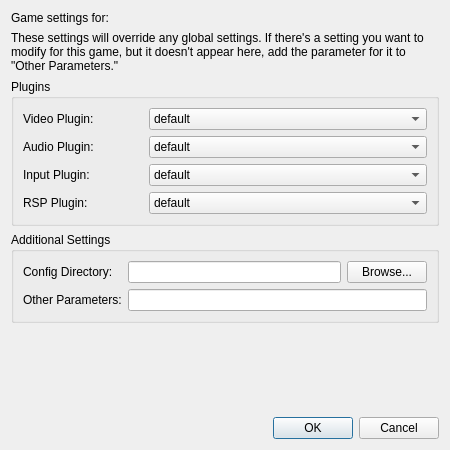
<?xml version="1.0" encoding="UTF-8"?>
<ui version="4.0">
 <class>GameSettingsDialog</class>
 <widget class="QDialog" name="GameSettingsDialog">
  <property name="geometry">
   <rect>
    <x>0</x>
    <y>0</y>
    <width>450</width>
    <height>450</height>
   </rect>
  </property>
  <property name="minimumSize">
   <size>
    <width>450</width>
    <height>450</height>
   </size>
  </property>
  <property name="windowTitle">
   <string>Game Settings</string>
  </property>
  <layout class="QVBoxLayout" name="verticalLayout">
   <item>
    <widget class="QLabel" name="gameLabel">
     <property name="text">
      <string>Game settings for: </string>
     </property>
    </widget>
   </item>
   <item>
    <widget class="QLabel" name="helpLabel">
     <property name="text">
      <string>These settings will override any global settings. If there's a setting you want to modify for this game, but it doesn't appear here, add the parameter for it to &quot;Other Parameters.&quot;</string>
     </property>
     <property name="wordWrap">
      <bool>true</bool>
     </property>
    </widget>
   </item>
   <item>
    <widget class="QGroupBox" name="plugins">
     <property name="title">
      <string>Plugins</string>
     </property>
     <property name="flat">
      <bool>false</bool>
     </property>
     <property name="checkable">
      <bool>false</bool>
     </property>
     <layout class="QGridLayout" name="gridLayout_2">
      <item row="0" column="0">
       <layout class="QGridLayout" name="pluginsLayout" columnstretch="0,1" columnminimumwidth="120,0">
        <item row="1" column="0">
         <widget class="QLabel" name="audioLabel">
          <property name="text">
           <string>Audio Plugin:</string>
          </property>
         </widget>
        </item>
        <item row="2" column="0">
         <widget class="QLabel" name="inputLabel">
          <property name="text">
           <string>Input Plugin:</string>
          </property>
         </widget>
        </item>
        <item row="3" column="0">
         <widget class="QLabel" name="rspLabel">
          <property name="text">
           <string>RSP Plugin:</string>
          </property>
         </widget>
        </item>
        <item row="0" column="0">
         <widget class="QLabel" name="videoLabel">
          <property name="text">
           <string>Video Plugin:</string>
          </property>
         </widget>
        </item>
        <item row="0" column="1">
         <widget class="QComboBox" name="videoBox">
          <property name="currentText">
           <string>default</string>
          </property>
          <item>
           <property name="text">
            <string>default</string>
           </property>
          </item>
         </widget>
        </item>
        <item row="1" column="1">
         <widget class="QComboBox" name="audioBox">
          <item>
           <property name="text">
            <string>default</string>
           </property>
          </item>
         </widget>
        </item>
        <item row="2" column="1">
         <widget class="QComboBox" name="inputBox">
          <item>
           <property name="text">
            <string>default</string>
           </property>
          </item>
         </widget>
        </item>
        <item row="3" column="1">
         <widget class="QComboBox" name="rspBox">
          <item>
           <property name="text">
            <string>default</string>
           </property>
          </item>
         </widget>
        </item>
       </layout>
      </item>
     </layout>
    </widget>
   </item>
   <item>
    <widget class="QGroupBox" name="other">
     <property name="title">
      <string>Additional Settings</string>
     </property>
     <layout class="QGridLayout" name="gridLayout_4">
      <item row="0" column="0">
       <layout class="QGridLayout" name="otherLayout">
        <item row="0" column="1">
         <widget class="QLineEdit" name="configPath"/>
        </item>
        <item row="0" column="0">
         <widget class="QLabel" name="configLabel">
          <property name="text">
           <string>Config Directory:</string>
          </property>
         </widget>
        </item>
        <item row="1" column="0">
         <widget class="QLabel" name="parametersLabel">
          <property name="text">
           <string>Other Parameters:</string>
          </property>
         </widget>
        </item>
        <item row="0" column="2">
         <widget class="QPushButton" name="configButton">
          <property name="text">
           <string>Browse...</string>
          </property>
         </widget>
        </item>
        <item row="1" column="1" colspan="2">
         <widget class="QLineEdit" name="parameters"/>
        </item>
       </layout>
      </item>
     </layout>
    </widget>
   </item>
   <item>
    <spacer name="verticalSpacer">
     <property name="orientation">
      <enum>Qt::Vertical</enum>
     </property>
     <property name="sizeHint" stdset="0">
      <size>
       <width>20</width>
       <height>40</height>
      </size>
     </property>
    </spacer>
   </item>
   <item>
    <widget class="QDialogButtonBox" name="buttonBox">
     <property name="orientation">
      <enum>Qt::Horizontal</enum>
     </property>
     <property name="standardButtons">
      <set>QDialogButtonBox::Cancel|QDialogButtonBox::Ok</set>
     </property>
    </widget>
   </item>
  </layout>
 </widget>
 <resources/>
 <connections>
  <connection>
   <sender>buttonBox</sender>
   <signal>accepted()</signal>
   <receiver>GameSettingsDialog</receiver>
   <slot>accept()</slot>
   <hints>
    <hint type="sourcelabel">
     <x>248</x>
     <y>254</y>
    </hint>
    <hint type="destinationlabel">
     <x>157</x>
     <y>274</y>
    </hint>
   </hints>
  </connection>
  <connection>
   <sender>buttonBox</sender>
   <signal>rejected()</signal>
   <receiver>GameSettingsDialog</receiver>
   <slot>reject()</slot>
   <hints>
    <hint type="sourcelabel">
     <x>316</x>
     <y>260</y>
    </hint>
    <hint type="destinationlabel">
     <x>286</x>
     <y>274</y>
    </hint>
   </hints>
  </connection>
 </connections>
</ui>
